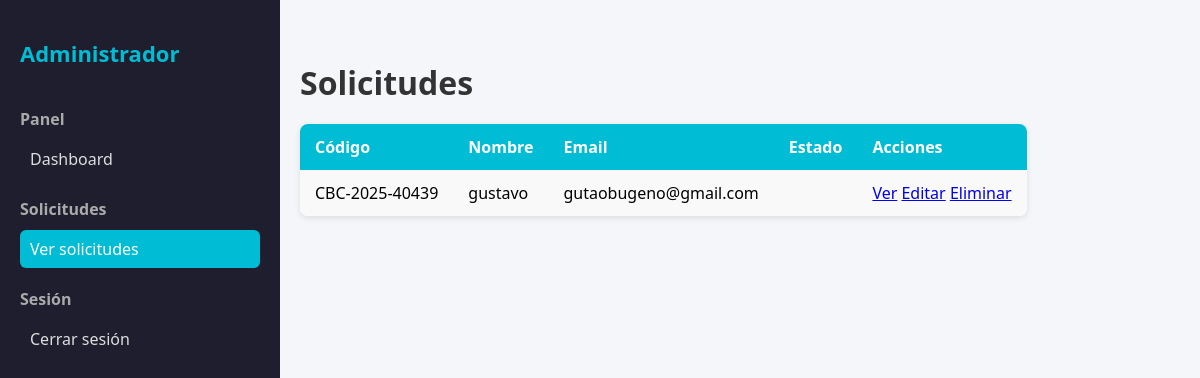
Page /panel/solicitudes/ (signed in) on the earlier database version.
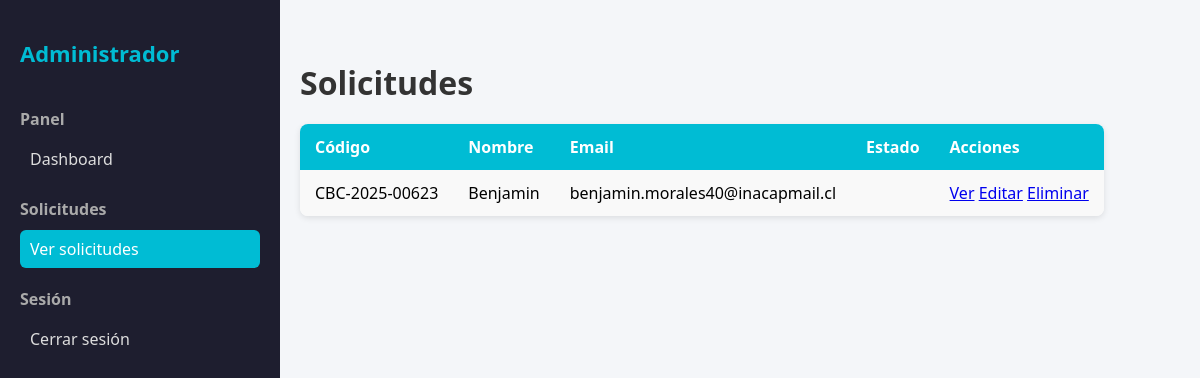
Same page on the later database version.
### core/models.py (models this page shows, shortened)
class SolicitudInformacion(models.Model):
    servicio = models.ForeignKey(
        Servicio,
        on_delete=models.CASCADE,
        related_name="solicitudes",
        null=True,
        blank=True,
    )
    nombre = models.CharField(max_length=100)
    email = models.EmailField()
    telefono = models.CharField(
        max_length=12,
        validators=[
            RegexValidator(
                regex=r'^569\d{8}$',
                message="El teléfono debe tener el formato 569XXXXXXXX",
            ),
        ],
    )
    tienes_terreno = models.CharField(
        max_length=10,
        choices=[('si', 'Sí'), ('no', 'No')],
        default='no'
    )
    ubicacion = models.CharField(max_length=255)
    cuando_comenzar = models.CharField(max_length=20)
    requerimientos = models.TextField()
    estado_actual = models.ForeignKey(
        Estado,
        on_delete=models.SET_NULL,
        null=True,
        blank=True,
        related_name="solicitudes"
    )
    fecha_envio = models.DateTimeField(auto_now_add=True)
    codigo_seguimiento = models.CharField(max_length=30, unique=True, blank=True)
    comentarios_cambios = models.TextField(blank=True, null=True)
    progreso_trabajo = models.IntegerField(default=0)
    fecha_estimado_finalizacion = models.DateField(blank=True, null=True)

### core/views_admin.py (the view)
# urls.py: path("panel/solicitudes/", views_admin.admin_solicitudes, name="admin_solicitudes"),
@login_required
def admin_solicitudes(request):
    solicitudes = SolicitudInformacion.objects.all().order_by('-fecha_envio')
    return render(request, "admin_panel/solicitudes/listar.html", {
        "solicitudes": solicitudes
    })

### templates/admin_panel/solicitudes/listar.html
{% extends "admin_panel/base_admin.html" %}
{% block contenido %}
<h1>Solicitudes</h1>
<table class="tabla-admin">
    <tr>
        <th>Código</th>
        <th>Nombre</th>
        <th>Email</th>
        <th>Estado</th>
        <th>Acciones</th>
    </tr>
    {% for s in solicitudes %}
    <tr>
        <td>{{ s.codigo_seguimiento }}</td>
        <td>{{ s.nombre }}</td>
        <td>{{ s.email }}</td>
        <td>{{ s.get_estado_display }}</td>
        <td>
            <a href="{% url 'flujo_solicitud' s.id %}">Ver</a>
            <a href="{% url 'admin_solicitud_editar' s.id %}">Editar</a>
            <a href="{% url 'admin_solicitud_eliminar' s.id %}" class="danger">Eliminar</a>
        </td>
    </tr>
    {% endfor %}
</table>
{% endblock %}

Differences in the rows shown:
removed SolicitudInformacion: codigo_seguimiento "CBC-2025-40439", nombre "gustavo", email "gutaobugeno@gmail.com"
added SolicitudInformacion: codigo_seguimiento "CBC-2025-00623", nombre "Benjamin", email "benjamin.morales40@inacapmail.cl"
